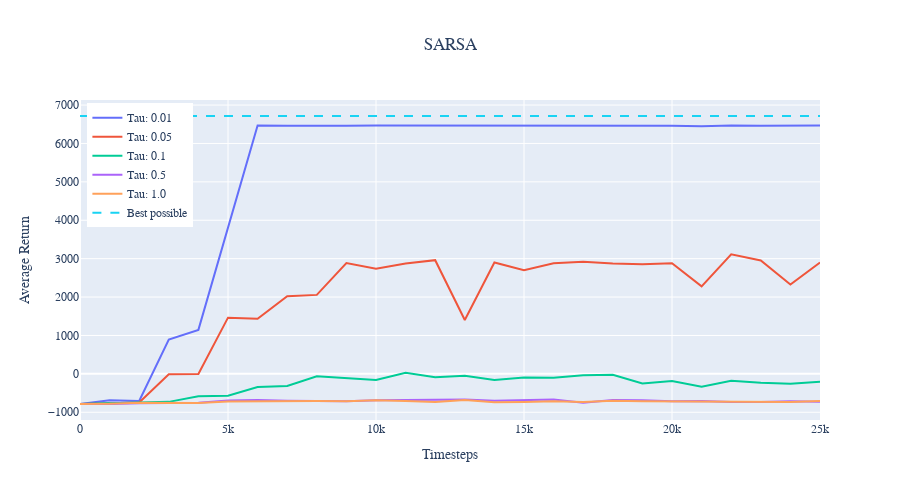

Notebook cell for this chart:
### Code cell
fig = go.Figure()
for i, temperature in enumerate(temperatures):
    name = (
        "Tau: {}".format(temperature)
    )
    fig.add_trace(go.Scatter(x=time_steps, y=learning_curves_sarsa[i], name=name,))
fig.add_trace(go.Scatter(x=time_steps, y=best_possible, name="Best possible", line=dict(dash="dash")))
# Customize layout
fig.update_layout(
    title="SARSA",
    title_x=0.5,
    xaxis_title="Timesteps",
    yaxis_title="Average Return",
    legend=dict(yanchor="top", y=0.99, xanchor="left", x=0.01),
    font=dict(family="serif", size=12),
    width=900,
    height=500,
)
fig.show()
